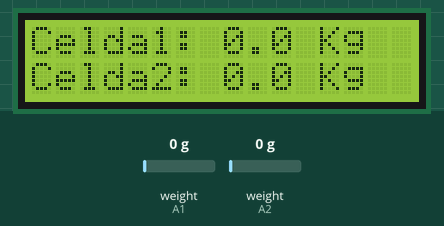
Simulated run of this sketch. Board: Arduino Uno, built with avr-gcc and run on an emulated ATmega328P. On the bench: 16×2 character LCD. The inputs (shaded band) are chosen by the test bench; at power-on: weight on the scale (sensors on A1, A2) 0 g. What the sketch prints to the serial monitor is not drawn.

Above: at 3.2 s.
3.3 s: weight on the scale (sensor on A1) set to 100 g
At 4.1 s:
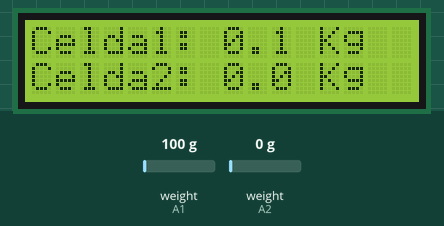
5.2 s: weight on the scale (sensor on A2) set to 100 g
At 5.6 s:
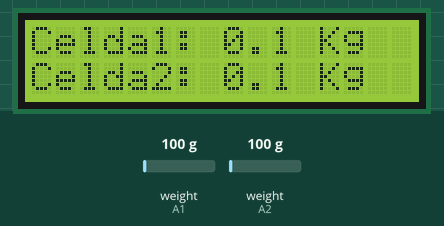
6.7 s: weight on the scale (sensor on A1) set to 1250 g
At 7.9 s:
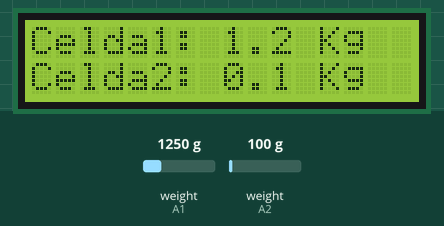
8.4 s: weight on the scale (sensor on A2) set to 1250 g
At 9.4 s:
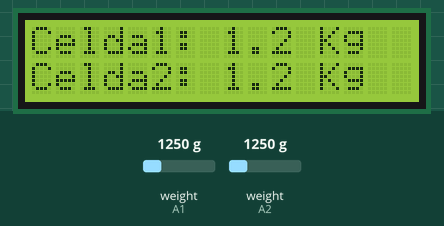
9.9 s: weight on the scale (sensor on A1) set to 2500 g
At 10.5 s:
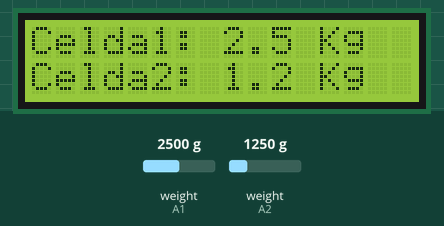
11.6 s: weight on the scale (sensor on A2) set to 2500 g
At 11.9 s:
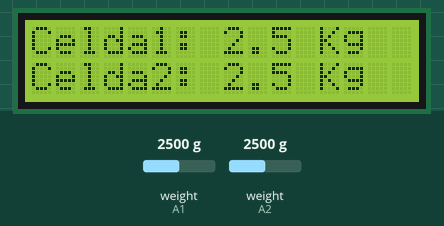
Timing chart, 0 to 14.1 s (numbered marks = the images above; inputs shaded):
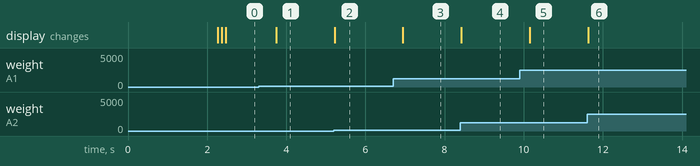

Measured:
- after the input at 3.3 s, the display: changes after 0.44 s (image 1)
- after the input at 5.2 s, the display: changes at once (image 2)
- after the input at 6.7 s, the display: changes after 0.25 s (image 3)
- after the input at 8.4 s, the display: changes at once (image 4)
- after the input at 9.9 s, the display: changes after 0.25 s (image 5)
- after the input at 11.6 s, the display: changes at once (image 6)

The sketch:

BalanzaConLCDySerial.ino
```cpp
// (licence header left out)
#include <LiquidCrystal.h>
#include "HX711.h"

LiquidCrystal lcd(12, 11, 5, 4, 3, 2);

#define DOUT1  A1
#define CLK1  A0
#define DOUT2  A2
#define CLK2  A3
HX711 CELDA1(DOUT1, CLK1, 128);
HX711 CELDA2(DOUT2, CLK2, 128);

#define FactorCalibracionCelda_1 43600 //calibrado con  SparkFun_HX711_Calibration sketch
#define FactorCalibracionCelda_2 43600 //calibrado con  SparkFun_HX711_Calibration sketch

void setup() {
  Serial.begin(9600);
  Serial.println("HX711 Kg Meter usando dos celdas de carga half bridge en paralelo");
  lcd.begin(16, 2);
  CELDA1.set_scale(FactorCalibracionCelda_1); //aplico el factor de calibracion de la linea 35
  CELDA1.tare();	//se supone que no hay ningun peso en el momento de encendido y se setea a cero

  CELDA2.set_scale(FactorCalibracionCelda_2); //aplico el factor de calibracion de la linea 35
  CELDA2.tare();	//se supone que no hay ningun peso en el momento de encendido y se setea a cero

  Serial.println("Puesta a CERO:");
}

void loop() {
  Serial.print("Celda1:  ");
  Serial.print(CELDA1.get_units(), 1); //scale.get_units() depende de la libreria, cambia de HX711 a hx711
  Serial.print(" Kilos"); //si cambio esta unidad debo reclaibrar en FactorCalibracion.
  Serial.println();
   Serial.print("Celda2:  ");
  Serial.print(CELDA2.get_units(), 1); //scale.get_units() depende de la libreria, cambia de HX711 a hx711
  Serial.print(" Kilos"); //si cambio esta unidad debo reclaibrar en FactorCalibracion.
  Serial.println();
  Serial.println();

    lcd.setCursor(0, 0);
  lcd.print("Celda1: ");
  lcd.print(CELDA1.get_units(), 1); //Muestra el HX711 conectado en A0 y A1
  lcd.print(" Kg");
  lcd.print("       ");
    lcd.setCursor(0, 1);
  lcd.print("Celda2: ");
  lcd.print(CELDA2.get_units(), 1); //Muestra el HX711 conectado en A0 y A1
  lcd.print(" Kg");
  lcd.print("       ");

  delay(50);

}
```
